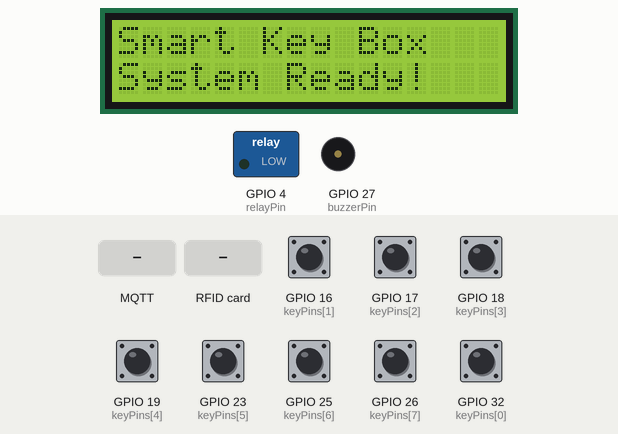
The sketch below on a simulated ESP32. On the bench: 16×2 character LCD, switched loads named in the sketch (green lamp = pin HIGH), buzzer (waves = sounding). Inputs (shaded band) come from the test bench; at power-on: GPIO 16 (keyPins[1]), GPIO 17 (keyPins[2]), GPIO 18 (keyPins[3]), GPIO 19 (keyPins[4]), GPIO 23 (keyPins[5]), GPIO 25 (keyPins[6]), GPIO 26 (keyPins[7]), GPIO 32 (keyPins[0]) LOW. WiFi joins after 1.5 s; servers stay silent unless stated; random numbers use the default seed unless the sketch sets one; no MQTT or app messages arrive unless stated; what the sketch prints to the serial monitor is not drawn.

Above: at 2.8 s.
2.9 s: MQTT message "TRIGGER" arrives on the first subscribed topic
At 5.8 s:
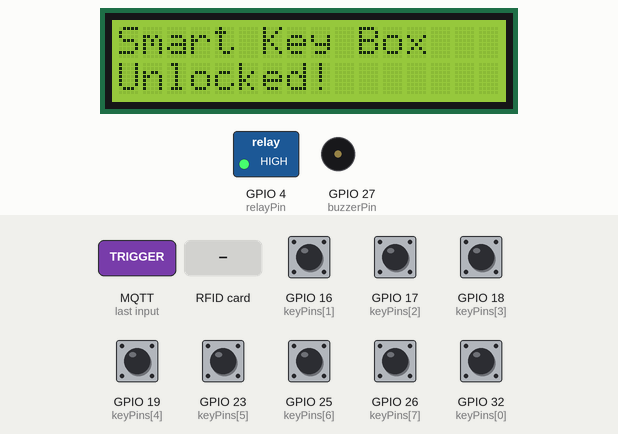
5.9 s: MQTT message "NOACCESS" arrives on the first subscribed topic
At 6.8 s:
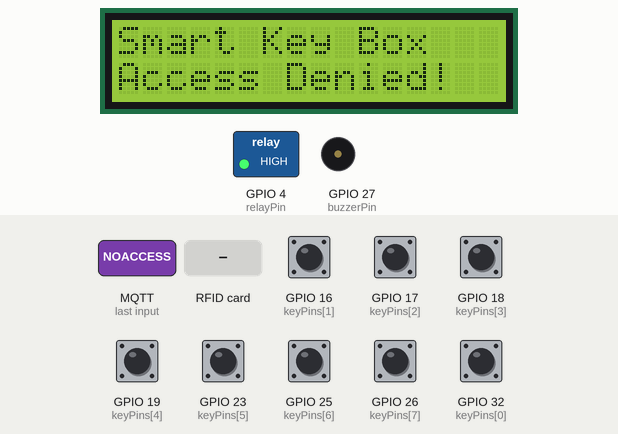
8.9 s: RFID card 5E 7A 19 C4 held to the reader
At 9.6 s:
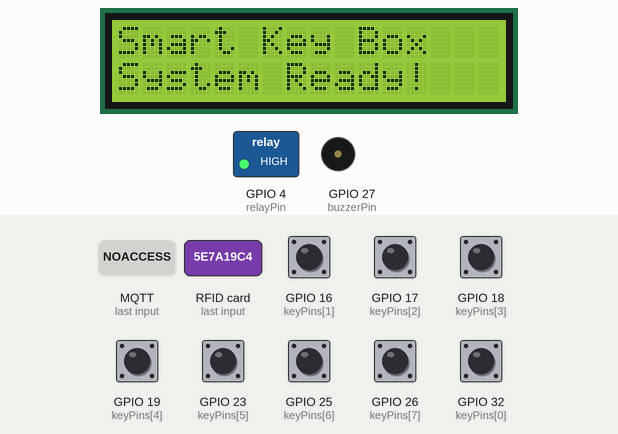
13.2 s: RFID card 5E 7A 19 C4 held to the reader
At 13.33 s:
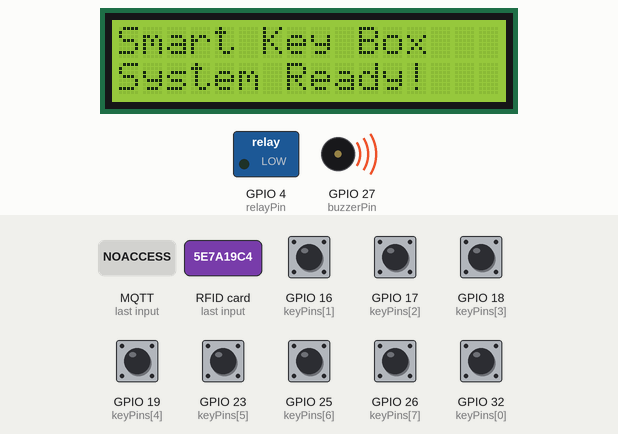
Timing chart, 0 to 15.9 s (numbered marks = the images above; inputs shaded):
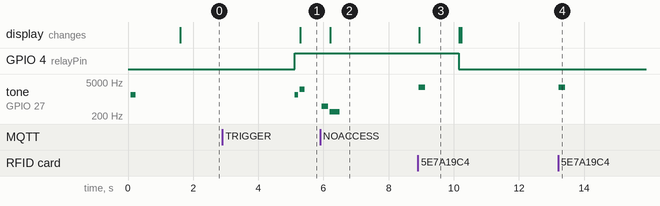

Measured:
- after the input at 2.9 s, GPIO 4 (relayPin): LOW → HIGH after 2.2 s; tone on GPIO 27 (buzzerPin): silent → 1500 Hz after 2.2 s, → silent 0.10 s later, → 2500 Hz 0.05 s later, → silent 0.15 s later; the display: changes after 2.4 s (image 1)
- after the input at 5.9 s, tone on GPIO 27 (buzzerPin): silent → 500 Hz after 0.05 s, → silent 0.20 s later, → 300 Hz 0.05 s later, → silent 0.30 s later
- after the input at 8.9 s, tone on GPIO 27 (buzzerPin): silent → 3000 Hz at once, → silent 0.20 s later
- after the input at 13.2 s, tone on GPIO 27 (buzzerPin): silent → 3000 Hz at once, → silent 0.20 s later
- what the display in image 3 shows lasts 1.3 s, from 8.9 s to 10.2 s

The sketch:

smartkeybox.ino
```cpp
// IoT-based Smart Keybox with NFC Authentication - Main Application
// Required Libraries (Install via Library Manager):
// - PubSubClient (by Nick O'Leary)
// - Adafruit PN532
// - LiquidCrystal I2C

#include <WiFi.h>
#include <PubSubClient.h>
#include <Wire.h>
#include <LiquidCrystal_I2C.h>
#include <Adafruit_PN532.h>
#include "secrets.h"

// --- PIN DEFINITIONS ---
const int keyPins[8]  = {32, 16, 17, 18, 19, 23, 25, 26};
const int relayPin    = 4;
const int buzzerPin   = 27;

// PN532 I2C requires IRQ and RESET pins defined for the library,
// even if we poll it non-blocking. (Using arbitrary unused pins)
#define PN532_IRQ     (5)
#define PN532_RESET   (33)

// --- GLOBAL OBJECTS ---
WiFiClient espClient;
PubSubClient mqtt(espClient);
LiquidCrystal_I2C lcd(0x27, 16, 2); // Change 0x27 to 0x3F if LCD doesn't show text
Adafruit_PN532 nfc(PN532_IRQ, PN532_RESET);

// --- DYNAMIC TOPICS ---
String macAddr = "";
String topicKeyStatus = "";
String topicRFID = "";
String topicRelay = "";

// --- STATE TRACKING VARIABLES (Non-Blocking) ---
String lastKeyStatus = "";

bool relayActive = false;
unsigned long relayTriggerTime = 0;
const unsigned long RELAY_UNLOCK_DURATION = 5000; // Increased to 5 seconds!

unsigned long lastMqttReconnectAttempt = 0;
unsigned long lastRfidScanTime = 0;
String lastRfidUid = "";
unsigned long rfidCooldownTime = 0;

// --- LCD STATE TRACKING ---
unsigned long lcdMessageTime = 0;
bool isLcdMessageActive = false;
const unsigned long LCD_MESSAGE_DURATION = 3000; // 3 seconds to show temporary messages

// --- FUNCTION DECLARATIONS ---
void setupWiFi();
void reconnectMQTT();
void mqttCallback(char* topic, byte* payload, unsigned int length);
void checkSensors();
void checkRFID();
void beep(int freq, int duration);
void displayTempMessage(String msg);

void setup() {
  Serial.begin(115200);

  // 1. Initialize Hardware Pins
  pinMode(relayPin, OUTPUT);
  digitalWrite(relayPin, LOW); // Locked by default (assume LOW = locked)
  pinMode(buzzerPin, OUTPUT);

  for (int i = 0; i < 8; i++) {
    pinMode(keyPins[i], INPUT);
  }

  // 2. Initialize LCD
  Wire.begin(21, 22); // SDA = 21, SCL = 22
  lcd.init();
  lcd.backlight();
  lcd.setCursor(0, 0);
  lcd.print("Smart Key Box");
  lcd.setCursor(0, 1);
  lcd.print("Starting...");

  // 3. Initialize PN532
  nfc.begin();
  uint32_t versiondata = nfc.getFirmwareVersion();
  if (!versiondata) {
    Serial.println("Didn't find PN53x board. Check wiring!");
    lcd.setCursor(0, 1);
    lcd.print("RFID Error!    ");
  } else {
    // Configure PN532 to read RFID tags (Non-blocking mode setup)
    nfc.SAMConfig();
    Serial.println("Found PN532 RFID reader.");
  }

  beep(1000, 150); beep(1500, 150); // Startup tune

  // 4. Setup Network & Topics
  setupWiFi();

  macAddr = WiFi.macAddress();
  macAddr.replace(":", ""); // Remove colons to make a clean topic (e.g. AABBCCDDEEFF)

  topicKeyStatus = "smartkeybox/keystatus/" + macAddr;
  topicRFID      = "smartkeybox/rfid/" + macAddr;
  topicRelay     = "smartkeybox/relay/" + macAddr;

  mqtt.setServer(mqtt_server, mqtt_port);
  mqtt.setCallback(mqttCallback);

  lcd.setCursor(0, 1);
  lcd.print("System Ready!   ");
}

void loop() {
  unsigned long currentMillis = millis();

  // 1. Maintain WiFi & MQTT Connection (Non-Blocking)
  if (WiFi.status() == WL_CONNECTED) {
    if (!mqtt.connected()) {
      if (currentMillis - lastMqttReconnectAttempt > 5000) {
        lastMqttReconnectAttempt = currentMillis;
        reconnectMQTT();
      }
    } else {
      mqtt.loop(); // Process incoming MQTT messages
    }
  }

  // Refresh currentMillis because mqtt.loop() might have executed delays inside the callback!
  currentMillis = millis();

  // 2. Handle Non-Blocking Relay Timer
  if (relayActive) {
    if (currentMillis - relayTriggerTime >= RELAY_UNLOCK_DURATION) {
      digitalWrite(relayPin, LOW); // Lock back
      relayActive = false;
      Serial.println("Relay locked.");
      displayTempMessage("System Locked");
    }
  }

  // 3. Check Sensor Status
  checkSensors();

  // 4. Check RFID Reader
  checkRFID();

  // 5. Handle LCD Idle State
  if (isLcdMessageActive && (currentMillis - lcdMessageTime >= LCD_MESSAGE_DURATION)) {
    lcd.setCursor(0, 1);
    lcd.print("System Ready!   ");
    isLcdMessageActive = false;
  }
}

// --- CORE FUNCTIONS ---

void setupWiFi() {
  Serial.print("Connecting to WiFi: ");
  Serial.println(ssid);
  WiFi.mode(WIFI_STA);
  WiFi.begin(ssid, password);

  // We wait here initially, but if it drops later, loop() handles it non-blocking
  while (WiFi.status() != WL_CONNECTED) {
    delay(500);
    Serial.print(".");
  }
  Serial.println("\nWiFi connected! IP: " + WiFi.localIP().toString());
}

void reconnectMQTT() {
  Serial.print("Attempting MQTT connection...");
  // Create a random client ID
  String clientId = "SmartKeyBox-" + String(random(0, 0xffff), HEX);

  if (mqtt.connect(clientId.c_str(), mqtt_user, mqtt_pass)) {
    Serial.println("connected");
    // Subscribe to the relay topic once connected
    mqtt.subscribe(topicRelay.c_str());

    // Force a publish of the current state upon fresh connection
    lastKeyStatus = "";
  } else {
    Serial.print("failed, rc=");
    Serial.print(mqtt.state());
  }
}

void mqttCallback(char* topic, byte* payload, unsigned int length) {
  String incomingTopic = String(topic);
  String message = "";
  for (int i = 0; i < length; i++) {
    message += (char)payload[i];
  }

  Serial.println("MQTT Received [" + incomingTopic + "]: " + message);

  // Check if we received a command on the relay topic
  if (incomingTopic == topicRelay) {
    if (message == "TRIGGER") {
      Serial.println("Access Granted! Unlocking...");

      digitalWrite(relayPin, HIGH); // Unlock (Change to LOW if your relay is active-low)
      relayActive = true;
      relayTriggerTime = millis();  // Record the exact time we opened it

      // Happy success tune (ascending)
      beep(1500, 100);
      delay(150);
      beep(2500, 150);

      displayTempMessage("Unlocked!");
    }
    else if (message == "NOACCESS") {
      Serial.println("Access Denied!");

      // Angry/Error tune (descending & low pitch)
      beep(500, 200);
      delay(250);
      beep(300, 300);

      displayTempMessage("Access Denied!");
    }
  }
}

void checkSensors() {
  String currentStatus = "";

  for (int i = 0; i < 8; i++) {
    int state = digitalRead(keyPins[i]);
    currentStatus += String(state);
    if (i < 7) currentStatus += ","; // Add comma separator
  }

  // Only publish if the state has changed (prevents spamming the broker)
  if (currentStatus != lastKeyStatus) {
    Serial.println("Key status changed: " + currentStatus);

    if (mqtt.connected()) {
      // true argument sets the RETAINED flag on the MQTT broker
      mqtt.publish(topicKeyStatus.c_str(), currentStatus.c_str(), true);
    }
    lastKeyStatus = currentStatus;
  }
}

void checkRFID() {
  uint8_t success;
  uint8_t uid[] = { 0, 0, 0, 0, 0, 0, 0 };  // Buffer to store the returned UID
  uint8_t uidLength;                        // Length of the UID (4 or 7 bytes depending on ISO14443A card type)

  // Read target with a 50ms timeout to ensure it doesn't block the loop!
  success = nfc.readPassiveTargetID(PN532_MIFARE_ISO14443A, uid, &uidLength, 50);

  if (success) {
    unsigned long currentMillis = millis();
    String newUid = "";
    for (uint8_t i = 0; i < uidLength; i++) {
      newUid += String(uid[i], HEX);
    }
    newUid.toUpperCase();

    // Prevent spamming the same card multiple times a second (3-second cooldown)
    if (newUid != lastRfidUid || (currentMillis - rfidCooldownTime > 3000)) {
      Serial.println("RFID Detected: " + newUid);

      displayTempMessage("Card: " + newUid);

      beep(3000, 200);

      if (mqtt.connected()) {
        mqtt.publish(topicRFID.c_str(), newUid.c_str());
      }

      lastRfidUid = newUid;
      rfidCooldownTime = currentMillis;
    }
  }
}

void beep(int freq, int duration) {
  tone(buzzerPin, freq, duration);
  // tone() is natively non-blocking for duration on ESP32!
}

void displayTempMessage(String msg) {
  lcd.setCursor(0, 1);
  // Pad the message with spaces to 16 characters to overwrite any old text completely
  while (msg.length() < 16) {
    msg += " ";
  }
  lcd.print(msg);

  // Record the time we showed the message and mark it active
  lcdMessageTime = millis();
  isLcdMessageActive = true;
}
```

secrets.example.h
```cpp
#pragma once

// Copy this file to secrets.h and replace the placeholder values.
const char* ssid        = "YOUR_WIFI_SSID";
const char* password    = "YOUR_WIFI_PASSWORD";
const char* mqtt_server = "YOUR_MQTT_SERVER";
const int   mqtt_port   = 1883;
const char* mqtt_user   = "YOUR_MQTT_USERNAME";
const char* mqtt_pass   = "YOUR_MQTT_PASSWORD";
```
